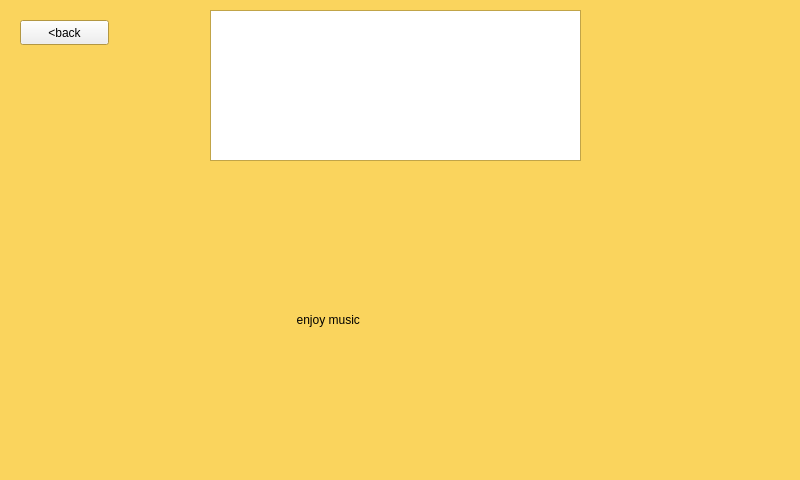
<?xml version="1.0" encoding="UTF-8"?>
<ui version="4.0">
 <class>showlrc</class>
 <widget class="QWidget" name="showlrc">
  <property name="geometry">
   <rect>
    <x>0</x>
    <y>0</y>
    <width>800</width>
    <height>480</height>
   </rect>
  </property>
  <property name="maximumSize">
   <size>
    <width>800</width>
    <height>480</height>
   </size>
  </property>
  <property name="palette">
   <palette>
    <active>
     <colorrole role="Base">
      <brush brushstyle="SolidPattern">
       <color alpha="255">
        <red>255</red>
        <green>255</green>
        <blue>255</blue>
       </color>
      </brush>
     </colorrole>
     <colorrole role="Window">
      <brush brushstyle="SolidPattern">
       <color alpha="255">
        <red>250</red>
        <green>212</green>
        <blue>93</blue>
       </color>
      </brush>
     </colorrole>
    </active>
    <inactive>
     <colorrole role="Base">
      <brush brushstyle="SolidPattern">
       <color alpha="255">
        <red>255</red>
        <green>255</green>
        <blue>255</blue>
       </color>
      </brush>
     </colorrole>
     <colorrole role="Window">
      <brush brushstyle="SolidPattern">
       <color alpha="255">
        <red>250</red>
        <green>212</green>
        <blue>93</blue>
       </color>
      </brush>
     </colorrole>
    </inactive>
    <disabled>
     <colorrole role="Base">
      <brush brushstyle="SolidPattern">
       <color alpha="255">
        <red>250</red>
        <green>212</green>
        <blue>93</blue>
       </color>
      </brush>
     </colorrole>
     <colorrole role="Window">
      <brush brushstyle="SolidPattern">
       <color alpha="255">
        <red>250</red>
        <green>212</green>
        <blue>93</blue>
       </color>
      </brush>
     </colorrole>
    </disabled>
   </palette>
  </property>
  <property name="windowTitle">
   <string>Form</string>
  </property>
  <widget class="QPushButton" name="btn_back">
   <property name="geometry">
    <rect>
     <x>20</x>
     <y>20</y>
     <width>89</width>
     <height>25</height>
    </rect>
   </property>
   <property name="text">
    <string>&lt;back</string>
   </property>
  </widget>
  <widget class="QTextEdit" name="textEdit_lyric">
   <property name="geometry">
    <rect>
     <x>210</x>
     <y>10</y>
     <width>371</width>
     <height>151</height>
    </rect>
   </property>
  </widget>
  <widget class="QLabel" name="label_status">
   <property name="geometry">
    <rect>
     <x>590</x>
     <y>60</y>
     <width>231</width>
     <height>61</height>
    </rect>
   </property>
   <property name="text">
    <string/>
   </property>
  </widget>
  <widget class="QLabel" name="label_picture">
   <property name="geometry">
    <rect>
     <x>250</x>
     <y>169</y>
     <width>301</width>
     <height>301</height>
    </rect>
   </property>
   <property name="maximumSize">
    <size>
     <width>310</width>
     <height>310</height>
    </size>
   </property>
   <property name="styleSheet">
    <string notr="true">font: 57 italic 20pt &quot;Ubuntu&quot;;</string>
   </property>
   <property name="text">
    <string>              enjoy music</string>
   </property>
  </widget>
 </widget>
 <resources/>
 <connections/>
</ui>
